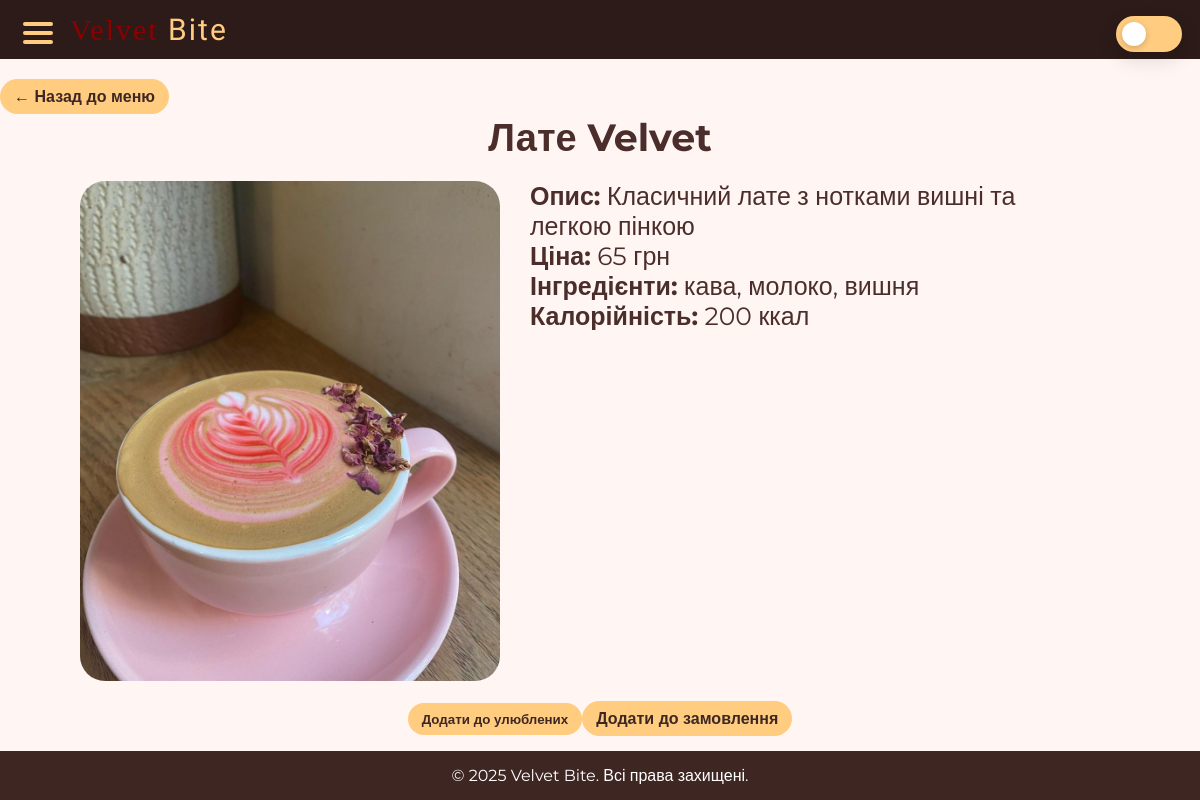
The app's page /dish/2 with its own data.
### tables this page shows
CREATE TABLE "dish" (
	"id"	INTEGER NOT NULL,
	"name"	TEXT NOT NULL,
	"price"	TEXT NOT NULL,
	"image"	BLOB NOT NULL,
	"description"	TEXT,
	"ingredients"	TEXT,
	"calories"	NUMERIC,
	PRIMARY KEY("id" AUTOINCREMENT)
);

### main.py (the view)
@app.route('/dish/<int:dish_id>')
def dish(dish_id):
    dish = get_dish_by_id(dish_id)
    user_id = session.get('user_id')
    fav = None
    is_fav = False
    if user_id:
        fav = get_favourite_by_dish(dish_id, user_id)
        is_fav = bool(fav)
    return render_template('dish.html', dish=dish, is_fav=is_fav)

### database.py (called while the page is built)
def get_dish_by_id(dish_id):
    db = get_db()
    cursor = db.cursor()
    cursor.execute('SELECT * FROM dish WHERE id = ?', (dish_id,))
    return cursor.fetchone()

### main.py (called while the page is built)
@app.after_request
def set_security_headers(response):
    if is_production:
        response.headers['X-Content-Type-Options'] = 'nosniff'
        response.headers['X-Frame-Options'] = 'SAMEORIGIN'
        response.headers['X-XSS-Protection'] = '1; mode=block'
        response.headers['Strict-Transport-Security'] = 'max-age=31536000; includeSubDomains'
    return response

@app.before_request
def startup():
    if not app.config.get('DB_INIT_DONE'):
        try:
            with app.app_context():
                init_db()
                add_admin('admin', '11111')
        except Exception:
            pass
        app.config['DB_INIT_DONE'] = True

### templates/dish.html (shortened to what this page needs)
<!DOCTYPE html>
<html lang="uk">
<head>
    <link rel="stylesheet" href="{{ url_for('static', filename='style.css') }}">
</head>
</head>
<body>
    <header>
        <nav class="navbar">
            <div class="menu-toggle" id="menu-toggle">
                <span></span>
                <span></span>
                <span></span>
            </div>
            <h1 class="logo"><span>Velvet</span> Bite</h1>
        </nav>
    </header>
    <main>
        <section class="dish">
            <a href="/#menu" class="dish-btn">← Назад до меню</a>
            <h1 class="dish-name">{{ dish.name }}</h1>
        </section>
        <section class="dish-detail">
            <img src="{{ url_for('static', filename=dish.image) }}" alt="{{ dish.name }}">
            <div class="dish-info">
                <p><strong>Опис:</strong> {{ dish.description }}</p>
                <p><strong>Ціна:</strong> {{ dish.price|int }} грн</p>
                <p><strong>Інгредієнти:</strong> {{ dish.ingredients }}</p>
                <p><strong>Калорійність:</strong> {{ dish.calories }} ккал</p>
            </div>
        </section>
        <section class="dish-order">
            {% if is_fav %}
            <form method="post" action="{{ url_for('remove_from_favourite', dish_id=dish.id) }}" style="display:inline">
                <button type="submit" class="dish-btn">Видалити з улюблених</button>
            </form>
            {% else %}
            <form method="post" action="{{ url_for('add_to_favourite', dish_id=dish.id) }}" style="display:inline">
                <button type="submit" class="dish-btn">Додати до улюблених</button>
            </form>
            {% endif %}
            <a class="dish-btn" href="{{ url_for('order') }}?dish_id={{ dish.id }}&qty=1">Додати до замовлення</a>
        </section>
    </main>
    <footer>
        <p>© 2025 Velvet Bite. Всі права захищені.</p>
    </footer>
</body>
</html>

### static/style.css (style rules this page uses)
* { margin: 0; padding: 0; box-sizing: border-box; font-family: "Montserrat", sans-serif; }
html, body { height: 100%; }
body { background-color: #FFF5F2; color: #4B2E2B; font-family: 'Montserrat', sans-serif; margin: 0; padding: 0; display: flex; flex-direction: column; min-height: 100vh; }
.navbar { display: flex; justify-content: space-between; align-items: center; padding: 12px 60px; background: #2C1B18; position: relative; z-index: 999; flex-direction: row; }
.logo { font-family: 'Beau Rivage', serif; font-weight: 400; color: #ffcc80; letter-spacing: 2px; font-size: 30px; margin-left: 10px; }
.logo span { font-family: "Alegreya", serif; font-optical-sizing: auto; font-weight: 400; color: #8B0000; font-size: 30px; }
.menu-toggle { display: flex; flex-direction: column; justify-content: space-between; width: 30px; height: 22px; cursor: pointer; z-index: 1001; transition: all 0.3s ease; margin-left: 5px; position: fixed; left: 18px; top: 22px; }
.menu-toggle span { display: block; height: 4px; width: 100%; background: #ffcc80; border-radius: 3px; transition: all 0.3s ease; }
footer { background: #3e2723; color: #fff; text-align: center; padding: 15px 0; }
.dish-btn { margin-left: 80px; display: inline-block; background: #ffcc80; color: #3e2723; padding: 10px 20px; margin-top: 20px; border-radius: 25px; text-decoration: none; font-weight: bold; transition: background 0.3s; font-family: "Montserrat", sans-serif; font-optical-sizing: auto; font-style: normal; }
.dish h1 { font-size: 38px; color: #4B2E2B; text-align: center; }
.dish-detail { display: flex; align-items: flex-start; gap: 30px; margin-top: 20px; }
.dish-detail img { width: 35%; height: 500px; object-fit: cover; margin-left: 80px; border-radius: 25px; }
.dish-info { max-width: 500px; font-size: 25px; }
main, .menu-section, .contact-section, .dish-detail { flex: 1; }
a { text-decoration: none; color: inherit; -webkit-tap-highlight-color: transparent; }
.dish-order { display: flex; justify-content: center; align-items: center; }
.dish-btn { margin-left:0 }
.dish-btn { background:#ffcc80;color:#3e2723;padding:8px 14px;border-radius:18px;border:none;cursor:pointer;transition:transform 0.12s ease, background 0.18s }
.navbar { padding-right:140px }
button, .btn, .dish-btn, .cart-btn, .account-btn, .signUp-form-in a, .signUp-btn-account, .contact-form button, .promo-spin-btn { background: #ffcc80 !important; color: #3e2723 !important; border: none !important; }

### records on screen
dish: name "Лате Velvet", image (picture), description "Класичний лате з нотками вишні та легкою пінкою", price "65", ingredients "кава, молоко, вишня", calories "200"
